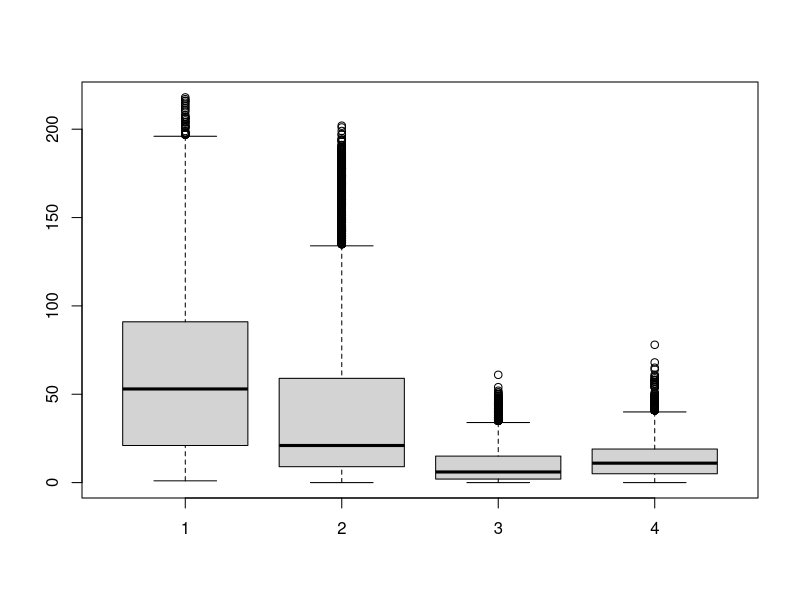
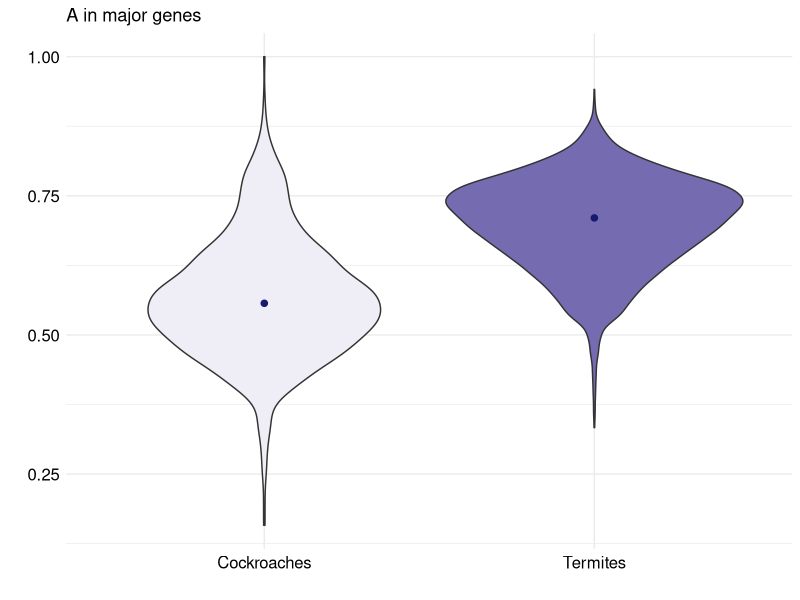
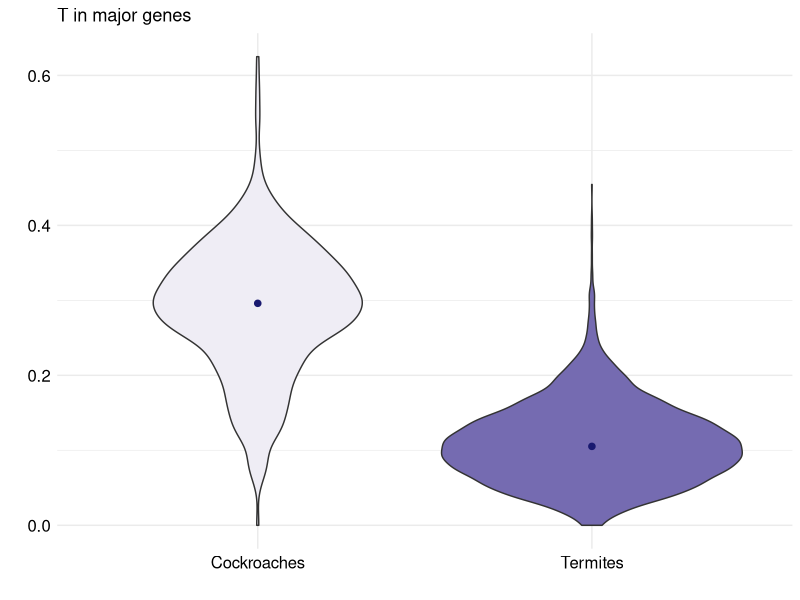
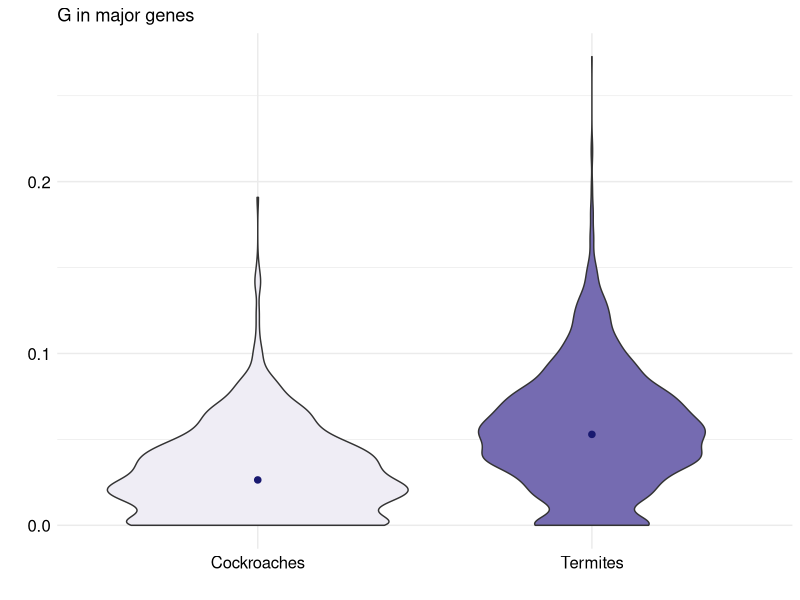
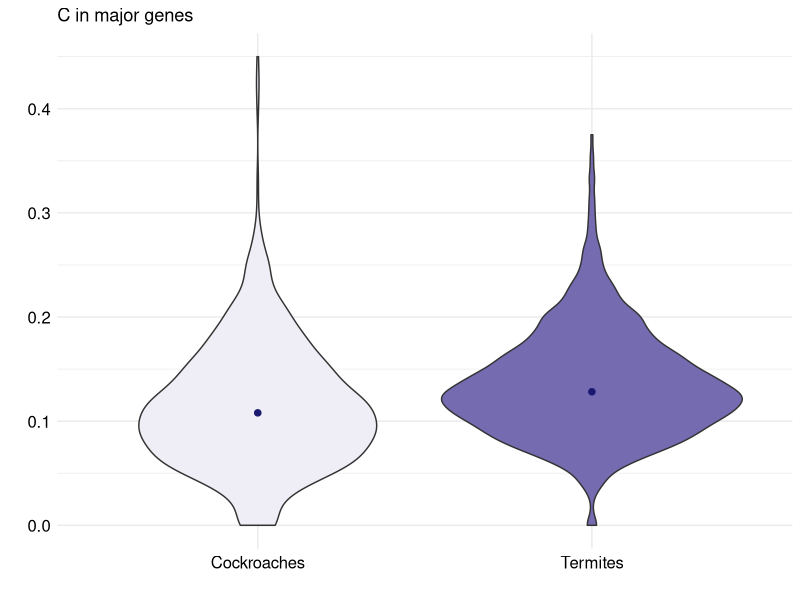
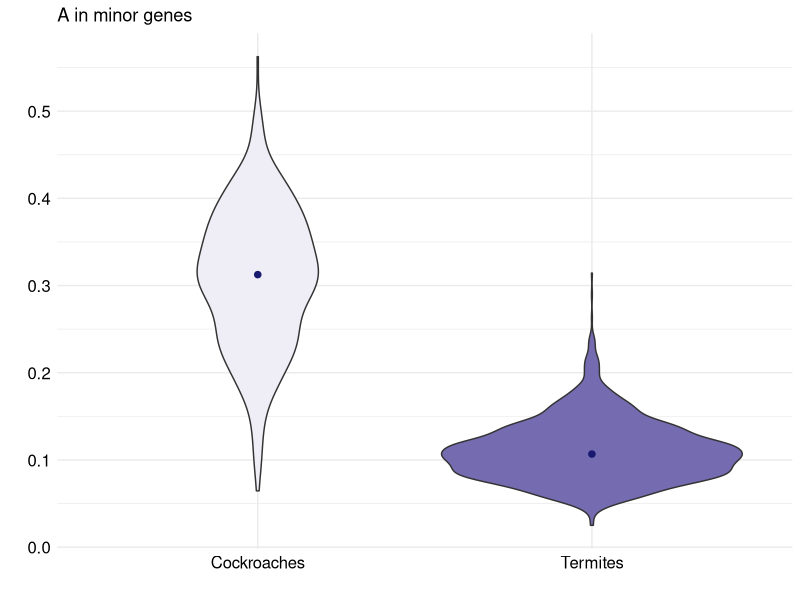
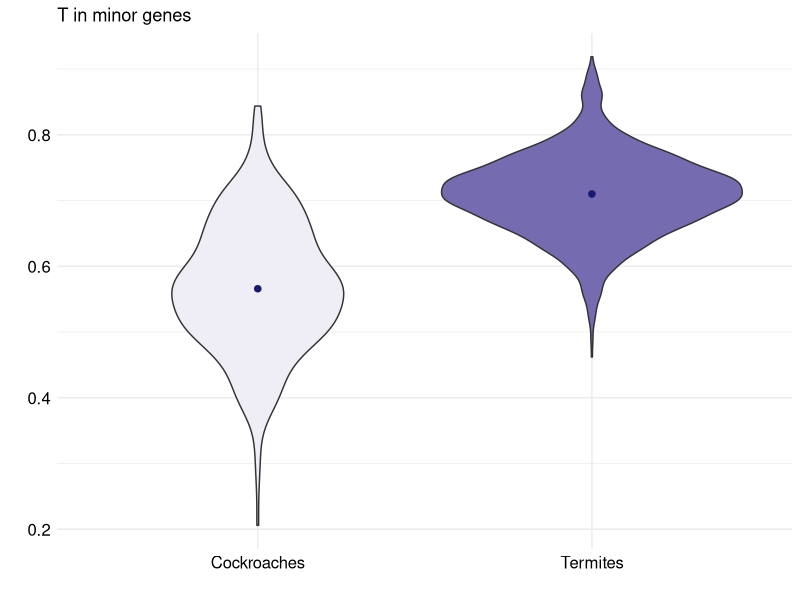
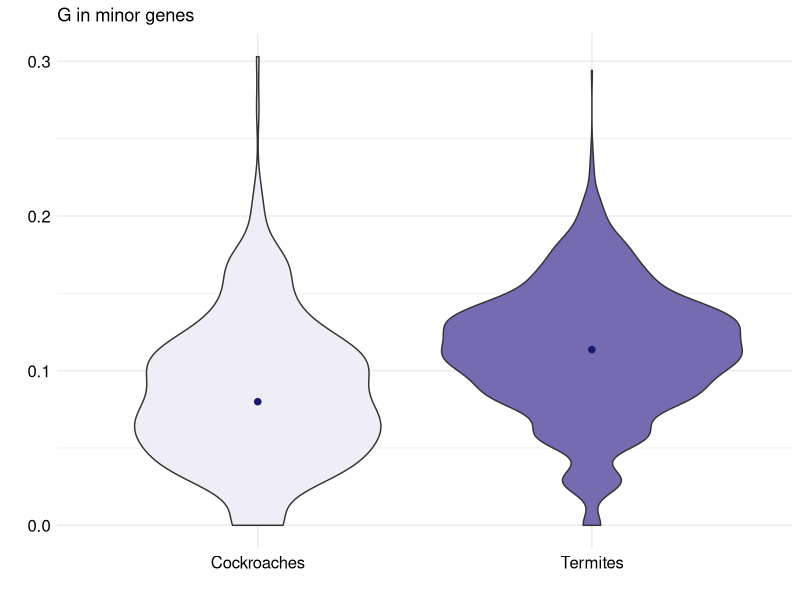

Reproduce these figures in R, in order.
rm(list=ls(all=TRUE))  # remove everything from R memory (old variables, datasets...) 

if(!require(dplyr)){install.packages('dplyr')}
if(!require(dplyr)){install.packages('ggplot2')}
if(!require(dplyr)){install.packages('cowplot')}

library(dplyr)
library(ggplot2)
library(cowplot)
library(RColorBrewer)


cont = read.table('../results/nucleotide_content06_20/ATGCforEachGene4fold.txt', 
                  header = TRUE, sep='\t')
cont$Species = sub(';', '', cont$Species)
cont$Species = unlist(lapply(cont$Species, paste, '_1', sep=''))
cont$Species = sub('__', '_', cont$Species)
cont$Species = sub('?', '', cont$Species, fixed = TRUE)
cont$Species = sub('___', '__', cont$Species)


mut = read.table('../results/nd6_22_01/mutSpectrumFractions.txt', header = TRUE, sep='\t')
families = mut[, c('Species', 'Taxonomy')]

data = merge(cont, families, by='Species')

setdiff(families$Species, data$Species)

boxplot(data$A, data$T, data$G, data$C)

cockroaches = c('Ectobiidae1', 'Tryonicidae', 'Blaberidae', 'Corydiidae', 'Ectobiidae2',
                'Lamproblattidae', 'Anaplectidae', 'Blattidae', 'Cryptocercidae', 'Ectobiidae3',
                'Nocticolidae')

lessSocial = c('Kalotermitidae', 'Stolotermitidae', 'Serritermitidae',
               'Archotermopsidae', 'Termitogetoninae', 'Prorhinotermitinae')

moreSocial = c('Coptotermitinae', 'Nasutitermitinae', 'Amitermes-group',
               'Macrotermitinae', 'Apicotermitinae', 'Rhinotermitinae',
               'Rhinotermitidae', 'Microcerotermes', 'Termes-group', 'Promiro',
               'Cubitermitinae', 'Foraminitermitinae', 'Syntermitinae',
               'Pericapritermes-group', 'Sphaerotermitinae', 'Neocapri-group',
               'Cephalo-group', 'Mastotermitidae', 'Prorhinotermitinae',
               'pericapritermes-group')

higher_termites = c("Apicotermitinae", "Cephalo-group", "Microcerotermes", 
                    "Termes-group", "Nasutitermitinae", "Amitermes-group", 
                    "Promiro", "Macrotermitinae", "Cubitermitinae", "Foraminitermitinae", 
                    "Syntermitinae", "Sphaerotermitinae", "Neocapri-group", 
                    'Pericapritermes-group', "pericapritermes-group")

data = data[!is.na(data$Taxonomy),] # remove Mantids

data$A_fr = data$A / (data$A + data$T + data$G + data$C)
data$T_fr = data$T / (data$A + data$T + data$G + data$C)
data$G_fr = data$G / (data$A + data$T + data$G + data$C)
data$C_fr = data$C / (data$A + data$T + data$G + data$C)


for(i in 1:nrow(data)){
  if(data$Taxonomy[i] %in% cockroaches){
    data$Termites[i] = 0
  }
  if(!(data$Taxonomy[i] %in% cockroaches))
  {data$Termites[i] = 1}
}

data$Termites = as.factor(data$Termites)

major_strand = data[data$MajorStrand == 1,]

minor_strand = data[data$MajorStrand == 0,]

my_colors <- RColorBrewer::brewer.pal(2, "Purples")[c(1,3)]

a_major = ggplot(major_strand, aes(Termites, A_fr, fill = Termites)) +
  geom_violin() + 
  theme_minimal() + 
  stat_summary(fun.y = 'median', geom = 'point', shape = 20, size = 3, col = 'midnightblue') +
  theme(axis.text.x = element_text(color = "black", size = 12), 
        axis.text.y = element_text(color = "black", size = 12),
        legend.position = "none") + 
  scale_x_discrete(labels=c('Cockroaches', 'Termites')) +
  scale_fill_manual(values = my_colors) +
  xlab('') + ylab('') + ggtitle('A in major genes')

a_major

t_major = ggplot(major_strand, aes(Termites, T_fr, fill = Termites)) +
  geom_violin() + 
  theme_minimal() + 
  stat_summary(fun.y = 'median', geom = 'point', shape = 20, size = 3, col = 'midnightblue') +
  theme(axis.text.x = element_text(color = "black", size = 12), 
        axis.text.y = element_text(color = "black", size = 12),
        legend.position = "none") + 
  scale_x_discrete(labels=c('Cockroaches', 'Termites')) +
  scale_fill_manual(values = my_colors) +
  xlab('') + ylab('') + ggtitle('T in major genes')

t_major

g_major = ggplot(major_strand, aes(Termites, G_fr, fill = Termites)) +
  geom_violin() + 
  # scale_fill_brewer(palette="Set3") +
  theme_minimal() + 
  stat_summary(fun.y = 'median', geom = 'point', shape = 20, size = 3, col = 'midnightblue') +
  theme(axis.text.x = element_text(color = "black", size = 12), 
        axis.text.y = element_text(color = "black", size = 12),
        legend.position = "none") + 
  scale_x_discrete(labels=c('Cockroaches', 'Termites')) +
  scale_fill_manual(values = my_colors) +
  xlab('') + ylab('') + ggtitle('G in major genes')

g_major

c_major = ggplot(major_strand, aes(Termites, C_fr, fill = Termites)) +
  geom_violin() + 
  # scale_fill_brewer(palette="Set3") +
  theme_minimal() + 
  stat_summary(fun.y = 'median', geom = 'point', shape = 20, size = 3, col = 'midnightblue') +
  theme(axis.text.x = element_text(color = "black", size = 12), 
        axis.text.y = element_text(color = "black", size = 12),
        legend.position = "none") + 
  scale_x_discrete(labels=c('Cockroaches', 'Termites')) +
  scale_fill_manual(values = my_colors) +
  xlab('') + ylab('') + ggtitle('C in major genes')

c_major

#################################
# minor genes

a_minor = ggplot(minor_strand, aes(Termites, A_fr, fill = Termites)) +
  geom_violin() + 
  theme_minimal() + 
  stat_summary(fun.y = 'median', geom = 'point', shape = 20, size = 3, col = 'midnightblue') +
  theme(axis.text.x = element_text(color = "black", size = 12), 
        axis.text.y = element_text(color = "black", size = 12),
        legend.position = "none") + 
  scale_x_discrete(labels=c('Cockroaches', 'Termites')) +
  scale_fill_manual(values = my_colors) +
  xlab('') + ylab('') + ggtitle('A in minor genes')

a_minor

t_minor = ggplot(minor_strand, aes(Termites, T_fr, fill = Termites)) +
  geom_violin() + 
  # scale_fill_brewer(palette="Set3") +
  theme_minimal() + 
  stat_summary(fun.y = 'median', geom = 'point', shape = 20, size = 3, col = 'midnightblue') +
  theme(axis.text.x = element_text(color = "black", size = 12), 
        axis.text.y = element_text(color = "black", size = 12),
        legend.position = "none") + 
  scale_x_discrete(labels=c('Cockroaches', 'Termites')) +
  scale_fill_manual(values = my_colors) +
  xlab('') + ylab('') + ggtitle('T in minor genes')

t_minor

g_minor = ggplot(minor_strand, aes(Termites, G_fr, fill = Termites)) +
  geom_violin() + 
  # scale_fill_brewer(palette="Set3") +
  theme_minimal() + 
  stat_summary(fun.y = 'median', geom = 'point', shape = 20, size = 3, col = 'midnightblue') +
  theme(axis.text.x = element_text(color = "black", size = 12), 
        axis.text.y = element_text(color = "black", size = 12),
        legend.position = "none") + 
  scale_x_discrete(labels=c('Cockroaches', 'Termites')) +
  scale_fill_manual(values = my_colors) +
  xlab('') + ylab('') + ggtitle('G in minor genes')

g_minor

c_minor = ggplot(minor_strand, aes(Termites, C_fr, fill = Termites)) +
  geom_violin() + 
  # scale_fill_brewer(palette="Set3") +
  theme_minimal() + 
  stat_summary(fun.y = 'median', geom = 'point', shape = 20, size = 3, col = 'midnightblue') +
  theme(axis.text.x = element_text(color = "black", size = 12), 
        axis.text.y = element_text(color = "black", size = 12),
        legend.position = "none") + 
  scale_x_discrete(labels=c('Cockroaches', 'Termites')) +
  scale_fill_manual(values = my_colors) +
  xlab('') + ylab('') + ggtitle('C in minor genes')

c_minor

plots = plot_grid(a_major, t_major, g_major, c_major, a_minor, t_minor, g_minor, c_minor, nrow = 2)

save_plot('../results/nucleotide_content06_20/ATGCplotsTermitesVsCockroaches.pdf', plots, base_height = 7)

#################################################################################
### Compare cockroaches, less and more social termites

data = data %>% 
  mutate(
    Sociality = case_when(
      .$Termites == 0 ~ 0,
      .$Taxonomy %in% lessSocial ~ 1,
      .$Taxonomy %in% moreSocial ~ 2
    )
  )

data$Sociality = as.factor(data$Sociality)

data = data[!is.na(data$Sociality),]

strand.labs <- c("Minor strand", "Major strand")
names(strand.labs) <- c("0", "1")

a = ggplot(data, aes(Sociality, A_fr, fill = Sociality)) +
  geom_violin() + 
  # scale_fill_brewer(palette="Set3") +
  theme_minimal() + 
  stat_summary(fun.y = 'median', geom = 'point', shape = 20, size = 3, col = 'midnightblue') +
  theme(axis.text.x = element_text(color = "black", size = 12), 
        axis.text.y = element_text(color = "black", size = 12),
        legend.position = "none") + 
  scale_x_discrete(labels=c('Cockroaches', 'Less social termites', 'More social termites')) +
  xlab('') + ylab('') + ggtitle('A fraction') +
  facet_grid(MajorStrand ~ ., labeller = labeller(MajorStrand = strand.labs)) +
  scale_fill_brewer(palette="Purples")

a

t = ggplot(data, aes(Sociality, T_fr, fill = Sociality)) +
  geom_violin() + 
  # scale_fill_brewer(palette="Set3") +
  theme_minimal() + 
  stat_summary(fun.y = 'median', geom = 'point', shape = 20, size = 3, col = 'midnightblue') +
  theme(axis.text.x = element_text(color = "black", size = 12), 
        axis.text.y = element_text(color = "black", size = 12),
        legend.position = "none") + 
  scale_x_discrete(labels=c('Cockroaches', 'Less social termites', 'More social termites')) +
  xlab('') + ylab('') + ggtitle('T fraction') +
  facet_grid(MajorStrand ~ ., labeller = labeller(MajorStrand = strand.labs)) + 
  scale_fill_brewer(palette="Purples")

t

c = ggplot(data, aes(Sociality, C_fr, fill = Sociality)) +
  geom_violin() + 
  # scale_fill_brewer(palette="Set3") +
  theme_minimal() + 
  stat_summary(fun.y = 'median', geom = 'point', shape = 20, size = 3, col = 'midnightblue') +
  theme(axis.text.x = element_text(color = "black", size = 12), 
        axis.text.y = element_text(color = "black", size = 12),
        legend.position = "none") + 
  scale_x_discrete(labels=c('Cockroaches', 'Less social termites', 'More social termites')) +
  xlab('') + ylab('') + ggtitle('C fraction') +
  facet_grid(MajorStrand ~ ., labeller = labeller(MajorStrand = strand.labs)) + 
  scale_fill_brewer(palette="Purples")

c

g = ggplot(data, aes(Sociality, G_fr, fill = Sociality)) +
  geom_violin() + 
  # scale_fill_brewer(palette="Set3") +
  theme_minimal() + 
  stat_summary(fun.y = 'median', geom = 'point', shape = 20, size = 3, col = 'midnightblue') +
  theme(axis.text.x = element_text(color = "black", size = 12), 
        axis.text.y = element_text(color = "black", size = 12),
        legend.position = "none") + 
  scale_x_discrete(labels=c('Cockroaches', 'Less social termites', 'More social termites')) +
  xlab('') + ylab('') + ggtitle('G fraction') +
  facet_grid(MajorStrand ~ ., labeller = labeller(MajorStrand = strand.labs)) +
  scale_fill_brewer(palette="Purples")

g

plots = plot_grid(a, t, g, c, nrow = 1)

save_plot('../results/nucleotide_content06_20/ATGCplotsSociality.pdf', plots, base_height = 15)

############################################################
## merge both strands

names(minor_strand) = c('Species', 'Gene', 'T', 'A', 'C', 'G', 'MajorStrand',
                        'Taxonomy', 'T_fr', 'A_fr', 'C_fr', 'G_fr', 'Termites')

all_strands = full_join(major_strand, minor_strand)

all_nucl = all_strands %>%
  group_by(Species) %>%
  summarise(A_both = sum(A), T_both = sum(T), G_both = sum(G), C_both = sum(C))

# sum(all_strands[all_strands$Species == "B044_Panchlora_nivea_1",]$G)

all_fr = all_nucl %>%
  mutate(
    A_fr = A_both / (A_both + T_both + C_both + G_both),
    T_fr = T_both / (A_both + T_both + C_both + G_both),
    G_fr = G_both / (A_both + T_both + C_both + G_both),
    C_fr = C_both / (A_both + T_both + C_both + G_both)
  )

all_fr_families = left_join(all_fr, families)

all_fr_sociality = all_fr_families %>% 
  mutate(
    Sociality = case_when(
      .$Taxonomy %in% cockroaches ~ 0,
      .$Taxonomy %in% lessSocial ~ 1,
      .$Taxonomy %in% moreSocial ~ 2
    ),
    Termites = case_when(
      .$Taxonomy %in% cockroaches ~ 0,
      .$Taxonomy %in% c(lessSocial, moreSocial) ~ 1
    )
  )


all_fr_sociality$Sociality = as.factor(all_fr_sociality$Sociality)
all_fr_sociality$Termites = as.factor(all_fr_sociality$Termites)

all_fr_sociality = all_fr_sociality[!is.na(all_fr_sociality$Sociality),]

  


a_all = ggplot(all_fr_sociality, aes(Sociality, A_fr, fill = Sociality)) +
  geom_violin() + 
  # scale_fill_brewer(palette="Set3") +
  theme_minimal() + 
  stat_summary(fun.y = 'median', geom = 'point', shape = 20, size = 3, col = 'midnightblue') +
  theme(axis.text.x = element_text(color = "black", size = 12), 
        axis.text.y = element_text(color = "black", size = 12),
        legend.position = "none") + 
  scale_x_discrete(labels=c('Cockroaches', 'Less\n social\n termites', 'More\n social\n termites')) +
  xlab('') + ylab('') + ggtitle('A fraction') +
  scale_fill_brewer(palette="Purples")

a_all

t_all = ggplot(all_fr_sociality, aes(Sociality, T_fr, fill = Sociality)) +
  geom_violin() + 
  # scale_fill_brewer(palette="Set3") +
  theme_minimal() + 
  stat_summary(fun.y = 'median', geom = 'point', shape = 20, size = 3, col = 'midnightblue') +
  theme(axis.text.x = element_text(color = "black", size = 12), 
        axis.text.y = element_text(color = "black", size = 12),
        legend.position = "none") + 
  scale_x_discrete(labels=c('Cockroaches', 'Less\n social\n termites', 'More\n social\n termites')) +
  xlab('') + ylab('') + ggtitle('T fraction') +
  scale_fill_brewer(palette="Purples")

t_all

c_all = ggplot(all_fr_sociality, aes(Sociality, C_fr, fill = Sociality)) +
  geom_violin() + 
  # scale_fill_brewer(palette="Set3") +
  theme_minimal() + 
  stat_summary(fun.y = 'median', geom = 'point', shape = 20, size = 3, col = 'midnightblue') +
  theme(axis.text.x = element_text(color = "black", size = 12), 
        axis.text.y = element_text(color = "black", size = 12),
        legend.position = "none") + 
  scale_x_discrete(labels=c('Cockroaches', 'Less\n social\n termites', 'More\n social\n termites')) +
  xlab('') + ylab('') + ggtitle('C fraction') +
  scale_fill_brewer(palette="Purples")

g_all = ggplot(all_fr_sociality, aes(Sociality, G_fr, fill = Sociality)) +
  geom_violin() + 
  # scale_fill_brewer(palette="Set3") +
  theme_minimal() + 
  stat_summary(fun.y = 'median', geom = 'point', shape = 20, size = 3, col = 'midnightblue') +
  theme(axis.text.x = element_text(color = "black", size = 12), 
        axis.text.y = element_text(color = "black", size = 12),
        legend.position = "none") + 
  scale_x_discrete(labels=c('Cockroaches', 'Less\n social\n termites', 'More\n social\n termites')) +
  xlab('') + ylab('') + ggtitle('G fraction') +
  scale_fill_brewer(palette="Purples")

g_all

# cockroaches

a_all_roaches = ggplot(all_fr_sociality, aes(Termites, A_fr, fill = Termites)) +
  geom_violin() + 
  # scale_fill_brewer(palette="Set3") +
  theme_minimal() + 
  stat_summary(fun.y = 'median', geom = 'point', shape = 20, size = 3, col = 'midnightblue') +
  theme(axis.text.x = element_text(color = "black", size = 12), 
        axis.text.y = element_text(color = "black", size = 12),
        legend.position = "none") + 
  scale_x_discrete(labels=c('Cockroaches', 'Termites')) +
  scale_fill_manual(values = my_colors) +
  xlab('') + ylab('') + ggtitle('A fraction')

t_all_roaches = ggplot(all_fr_sociality, aes(Termites, T_fr, fill = Termites)) +
  geom_violin() + 
  # scale_fill_brewer(palette="Set3") +
  theme_minimal() + 
  stat_summary(fun.y = 'median', geom = 'point', shape = 20, size = 3, col = 'midnightblue') +
  theme(axis.text.x = element_text(color = "black", size = 12), 
        axis.text.y = element_text(color = "black", size = 12),
        legend.position = "none") + 
  scale_x_discrete(labels=c('Cockroaches', 'Termites')) +
  scale_fill_manual(values = my_colors) +
  xlab('') + ylab('') + ggtitle('T fraction')
  

c_all_roaches = ggplot(all_fr_sociality, aes(Termites, C_fr, fill = Termites)) +
  geom_violin() + 
  # scale_fill_brewer(palette="Set3") +
  theme_minimal() + 
  stat_summary(fun.y = 'median', geom = 'point', shape = 20, size = 3, col = 'midnightblue') +
  theme(axis.text.x = element_text(color = "black", size = 12), 
        axis.text.y = element_text(color = "black", size = 12),
        legend.position = "none") + 
  scale_x_discrete(labels=c('Cockroaches', 'Termites')) +
  scale_fill_manual(values = my_colors) +
  xlab('') + ylab('') + ggtitle('C fraction')

g_all_roaches = ggplot(all_fr_sociality, aes(Termites, G_fr, fill = Termites)) +
  geom_violin() + 
  # scale_fill_brewer(palette="Set3") +
  theme_minimal() + 
  stat_summary(fun.y = 'median', geom = 'point', shape = 20, size = 3, col = 'midnightblue') +
  theme(axis.text.x = element_text(color = "black", size = 12), 
        axis.text.y = element_text(color = "black", size = 12),
        legend.position = "none") + 
  scale_x_discrete(labels=c('Cockroaches', 'Termites')) +
  scale_fill_manual(values = my_colors) +
  xlab('') + ylab('') + ggtitle('G fraction')

plots3 = plot_grid(a_all, t_all, g_all, c_all, a_all_roaches, t_all_roaches, 
                   g_all_roaches, c_all_roaches, nrow = 2)

save_plot('../results/nucleotide_content06_20/ATGCplotMergedStrands.pdf',
          plots3, base_height = 10)

################################################################################
### pairwise comparisons

# cockroaches vs termites 

t.test(all_fr_sociality[all_fr_sociality$Termites == 0,]$A_fr,
       all_fr_sociality[all_fr_sociality$Termites == 1,]$A_fr)

# t = -17.632, df = 109.79, p-value < 2.2e-16
# alternative hypothesis: true difference in means is not equal to 0
# 95 percent confidence interval:
#   -0.1505364 -0.1201153
# sample estimates:
#   mean of x mean of y 
# 0.5599491 0.6952750 

t.test(all_fr_sociality[all_fr_sociality$Termites == 0,]$T_fr,
       all_fr_sociality[all_fr_sociality$Termites == 1,]$T_fr)

# t = 32.474, df = 108.19, p-value < 2.2e-16
# alternative hypothesis: true difference in means is not equal to 0
# 95 percent confidence interval:
#   0.1780313 0.2011776
# sample estimates:
#   mean of x mean of y 
# 0.3021161 0.1125116 

t.test(all_fr_sociality[all_fr_sociality$Termites == 0,]$G_fr,
       all_fr_sociality[all_fr_sociality$Termites == 1,]$G_fr)

# t = -14.484, df = 180.91, p-value < 2.2e-16
# alternative hypothesis: true difference in means is not equal to 0
# 95 percent confidence interval:
#   -0.03270325 -0.02486117
# sample estimates:
#   mean of x  mean of y 
# 0.03536801 0.06415021 

t.test(all_fr_sociality[all_fr_sociality$Termites == 0,]$C_fr,
       all_fr_sociality[all_fr_sociality$Termites == 1,]$C_fr)

# t = -6.6622, df = 120.21, p-value = 8.585e-10
# alternative hypothesis: true difference in means is not equal to 0
# 95 percent confidence interval:
#   -0.03307351 -0.01791924
# sample estimates:
#   mean of x mean of y 
# 0.1025668 0.1280632 

######### kalo vs termitidae

nrow(all_fr_sociality[all_fr_sociality$Taxonomy == 'Kalotermitidae',]) #62
nrow(all_fr_sociality[all_fr_sociality$Taxonomy %in% higher_termites,]) #272

t.test(all_fr_sociality[all_fr_sociality$Taxonomy == 'Kalotermitidae',]$A_fr,
       all_fr_sociality[all_fr_sociality$Taxonomy %in% higher_termites,]$A_fr)

# t = -5.0685, df = 69.964, p-value = 3.138e-06
# alternative hypothesis: true difference in means is not equal to 0
# 95 percent confidence interval:
#   -0.04811842 -0.02094295
# sample estimates:
#   mean of x mean of y 
# 0.6649318 0.6994625 

t.test(all_fr_sociality[all_fr_sociality$Taxonomy == 'Kalotermitidae',]$T_fr,
       all_fr_sociality[all_fr_sociality$Taxonomy %in% higher_termites,]$T_fr)

# t = 5.2714, df = 95.34, p-value = 8.416e-07
# alternative hypothesis: true difference in means is not equal to 0
# 95 percent confidence interval:
#   0.01089211 0.02405170
# sample estimates:
#   mean of x mean of y 
# 0.1307202 0.1132483 

t.test(all_fr_sociality[all_fr_sociality$Taxonomy == 'Kalotermitidae',]$G_fr,
       all_fr_sociality[all_fr_sociality$Taxonomy %in% higher_termites,]$G_fr)

# t = 0.94508, df = 75.503, p-value = 0.3476
# alternative hypothesis: true difference in means is not equal to 0
# 95 percent confidence interval:
#   -0.003768564  0.010573215
# sample estimates:
#   mean of x  mean of y 
# 0.06667796 0.06327563 

t.test(all_fr_sociality[all_fr_sociality$Taxonomy == 'Kalotermitidae',]$C_fr,
       all_fr_sociality[all_fr_sociality$Taxonomy %in% higher_termites,]$C_fr)

# t = 3.1812, df = 75.103, p-value = 0.002133
# alternative hypothesis: true difference in means is not equal to 0
# 95 percent confidence interval:
#   0.005104899 0.022208020
# sample estimates:
#   mean of x mean of y 
# 0.1376700 0.1240136 
